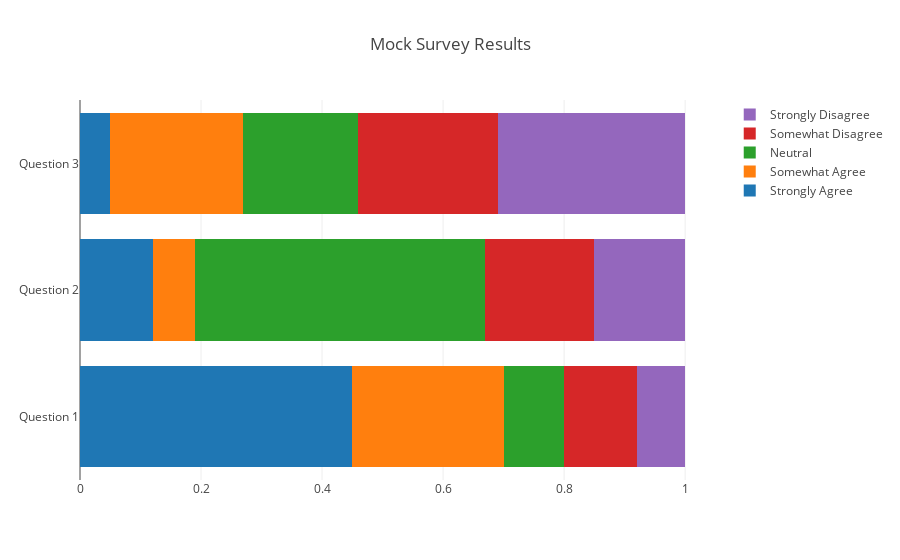

Here is the notebook cell this chart was saved with:
### Code cell
# create traces using a list comprehension:

trace = [
    go.Bar(
        x=df.Question,
        y=df[answer],
        name=answer,
    )
    for answer in df.columns[1:]
]

trace_h = [
    go.Bar(
        x=df[answer],
        y=df.Question,
        name=answer,
        orientation="h",
    )
    for answer in df.columns[1:]
]


# create a layout, remember to set the barmode here

layout = go.Layout(title="Mock Survey Results", barmode="stack", hovermode="y")

# create a fig from data & layout, and plot the fig.

go.Figure(data=trace_h, layout=layout)

### Figure 1 — Plotly figure (JSON) as saved in the notebook; plotly's stock layout.template omitted (floating-point values rounded to 4 significant figures)
{"data": [{"name": "Strongly Agree", "orientation": "h", "type": "bar", "x": [0.45, 0.12, 0.05], "y": ["Question 1", "Question 2", "Question 3"]}, {"name": "Somewhat Agree", "orientation": "h", "type": "bar", "x": [0.25, 0.07, 0.22], "y": ["Question 1", "Question 2", "Question 3"]}, {"name": "Neutral", "orientation": "h", "type": "bar", "x": [0.1, 0.48, 0.19], "y": ["Question 1", "Question 2", "Question 3"]}, {"name": "Somewhat Disagree", "orientation": "h", "type": "bar", "x": [0.12, 0.18, 0.23], "y": ["Question 1", "Question 2", "Question 3"]}, {"name": "Strongly Disagree", "orientation": "h", "type": "bar", "x": [0.08, 0.15, 0.31], "y": ["Question 1", "Question 2", "Question 3"]}], "layout": {"barmode": "stack", "hovermode": "y", "title": {"text": "Mock Survey Results"}}}
